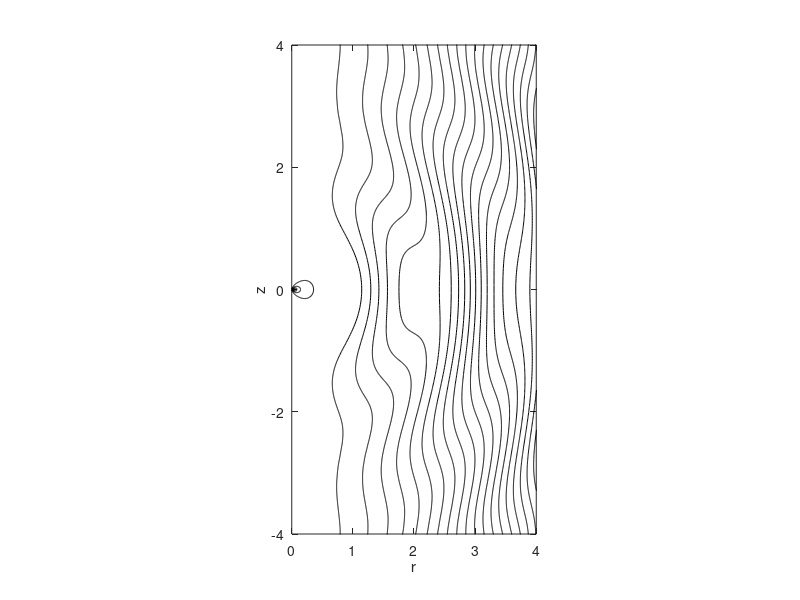

MATLAB code for this plot:
clear
close all

% Set Rossby number
Ro = 0.25;


% Defince sigma
m=1000;
sigmamin = 0.01;
sigmamax = 7.01;
sigma = linspace(sigmamin,sigmamax,m);
sigmasquare = sigma.^2;
sigmamin1 =sigma - 1;

% Calculate f(sigma)
Term_1 = -1*(1/2)* sigmasquare;
Fac_1 = (1/2)*1./sigma;
Arg = (sigma - 1)/Ro;
Term_2 =  sigma.*cos(Arg);
Term_3 = Ro * sin(Arg);
Brack = Term_2 - Term_3;
f = Term_1 + Fac_1 .* Brack;


% Now we have f(sigma). However, in order to plot is
% as in Fig. 3 of Scase and Terry we need to introduce
% angle theta relative to upward z axis and then 
% convert f and theta to cartesian coordinates. 

% Define polar coordinate theta and specify how many values to creat
p = pi;
n = 80;
theta = linspace(0,p,n);
sintheta = sin(theta);
costheta = cos(theta);
sinthetasquare = sintheta.^2;

%Calculate the z coordinate for each f
for j = 1:m          %Note: m = number of radial points
   for i = 1:n       %Note: n = number of angles
     z(i,j) = costheta(i)*sigma(j);
     r(i,j) = sintheta(i)* sigma(j);
     Psi(i,j) = f(j)*sinthetasquare(i);
   end    
end


%Calculate the z coordinate for each f. But calculate r via x and y
%for j = 1:m          %Note: m = number of radial points
%   for i = 1:n       %Note: n = number of angles
%     x(i,j) = sintheta(i)*sigma(j);
%     y(i,j) = costheta(i)*sigma(j);  
%     r2(i,j) = sqrt(x(i,j)^2 + y(i,j)^2);
%     F(i,j) = f(j);
%   end    
% end



%surf(r,z,Psi)
figure
contour(r,z,Psi,55,'k-')
pbaspect([1 2 1])

% Plot Psi but using the other way of calucatiing r, that is r2 above
%figure
%contour(r2,z,Psi)
%pbaspect([1 2 1])
% NOTE: Both Plots are the same, so I too plot out again


xlim([0, 4])
ylim([-4,4])
%zlim([-3, 3])

  xlabel('r')
  ylabel('z')
  zlabel('f')
    
 %fprintf('Happy Birthday\n');
